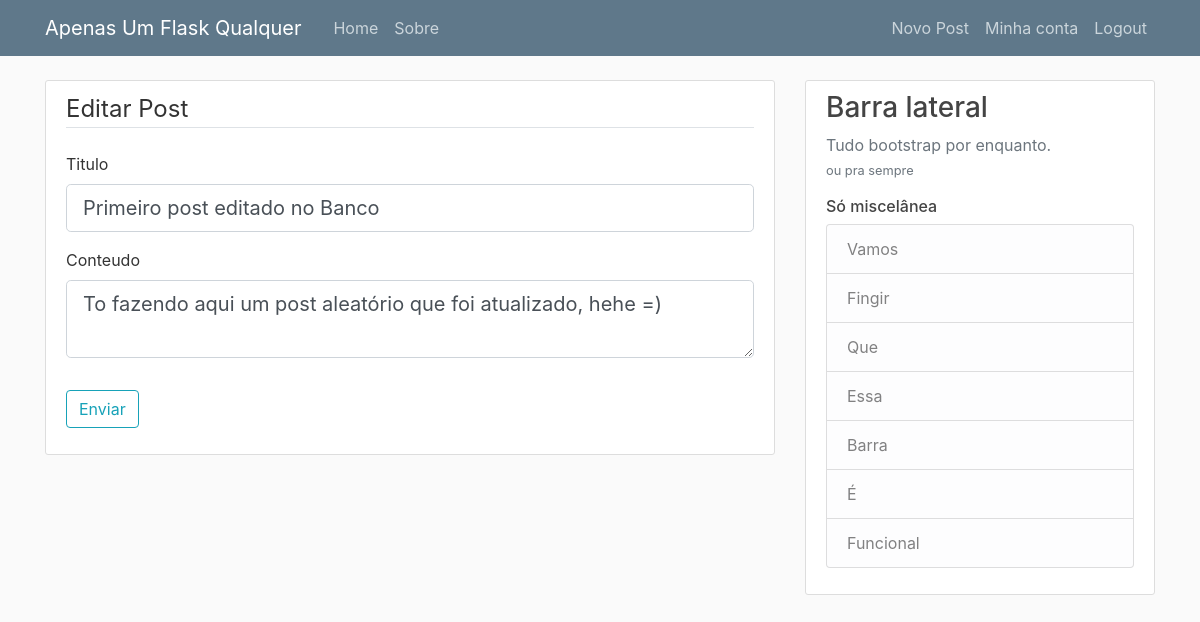
Page /posts/1/editar (signed in) on the committed database.
### flaskproj/models.py (models this page shows, shortened)
class Post(db.Model):
	id = db.Column(db.Integer, primary_key=True)
	title = db.Column(db.String(100), nullable=False)
	date_posted = db.Column(db.DateTime, nullable=False, default=datetime.utcnow)
	content = db.Column(db.Text, nullable=False)
	user_id = db.Column(db.Integer, db.ForeignKey('user.id'), nullable=False)

### flaskproj/posts/routes.py (the view)
@posts.route('/posts/<int:post_id>/editar', methods=['GET', 'POST'])
@login_required
def edit_post(post_id):
	post = Post.query.get_or_404(post_id)
	if post.author != current_user:
		abort(403)
	form = PostForm()
	if form.validate_on_submit():
		post.title = form.title.data
		post.content = form.content.data
		db.session.commit()
		flash('Seu post foi atualizado!', 'success')
		return redirect(url_for('posts.post', post_id=post.id))
	elif request.method == 'GET' :
		form.title.data = post.title
		form.content.data = post.content
	return render_template('new_post.html', title="Editar Post",
		form=form, legend='Editar Post')

### flaskproj/posts/forms.py
class PostForm(FlaskForm):
    title = StringField('Titulo', validators=[DataRequired()])
    content = TextAreaField('Conteudo', validators=[DataRequired()])
    submit = SubmitField('Enviar')

### flaskproj/models.py (called while the page is built)
@login_manager.user_loader
def load_user(user_id):
	return User.query.get(int(user_id))

### flaskproj/templates/new_post.html (shortened to what this page needs)
{% extends "layout.html" %}
{% block content %}
<div class="content-section">
    <form method="POST" action="">
        <fieldset class="form-group">
            <legend class="border-bottom mb-4">{{ legend }}</legend>
            <div class="form-group">
                {{ form.title.label(class="form-control-label") }}
                {% if form.title.errors %}
                    {{ form.title(class="form-control form-control-lg is-invalid") }}
                    <div class="invalid-feedback">
                        {% for error in form.title.errors %}
                            <span>{{ error }}</span>
                        {% endfor %}
                    </div>
                {% else %}
                    {{ form.title(class="form-control form-control-lg") }}
                {% endif %}
            </div>
            <div class="form-group">
                {{ form.content.label(class="form-control-label") }}
                {% if form.content.errors %}
                    {{ form.content(class="form-control form-control-lg is-invalid") }}
                    <div class="invalid-feedback">
                        {% for error in form.content.errors %}
                            <span>{{ error }}</span>
                        {% endfor %}
                    </div>
                {% else %}
                    {{ form.content(class="form-control form-control-lg") }}
                {% endif %}
            </div>
        </fieldset>
        <div class="form-group">
            {{ form.submit(class="btn btn-outline-info") }}
        </div>
    </form>
</div>
{% endblock content %}

### flaskproj/static/main.css (style rules this page uses)
body { background: #fafafa; color: #333333; margin-top: 5rem; }
.content-section { background: #ffffff; padding: 10px 20px; border: 1px solid #dddddd; border-radius: 3px; margin-bottom: 20px; }

### rows in the picture
Post: title "Primeiro post editado no Banco", content "To fazendo aqui um post aleatório que foi atualizado, hehe =)"

### other values in the picture
{{ legend }} "Editar Post"
